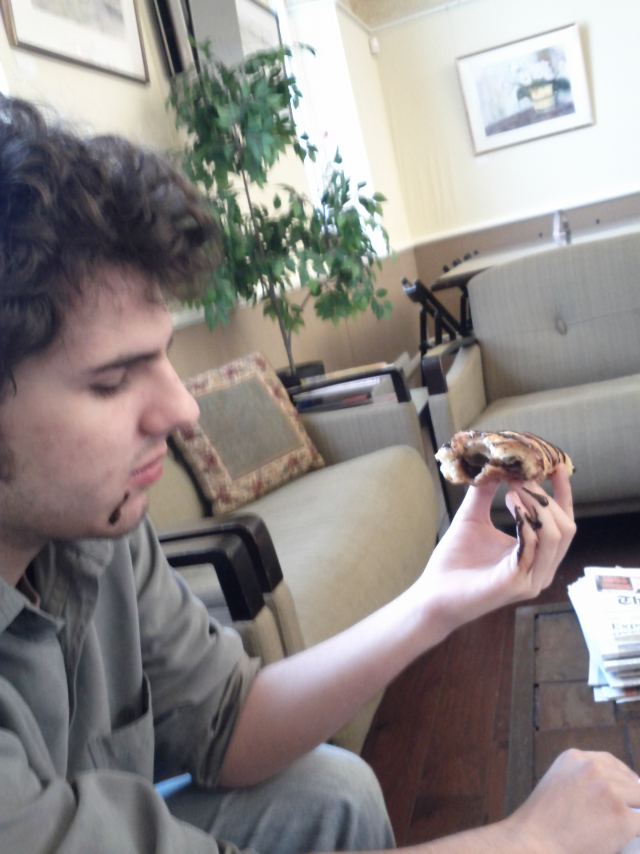
#> input picture martin_face.jpg, 1920 x 2560 px (shown at 1/3 size)
$ python imageManip.py
#> lines starting #> are read from the running program, lines starting #| are printed output that depends on the picture
import numpy as np
import cv2

img = cv2.imread('martin_face.jpg')
#> img is the input picture: shape (2560, 1920, 3); mean B, G, R 134.9, 136.7, 142.7
img = cv2.resize(img,None,fx=.2,fy=.2, interpolation = cv2.INTER_CUBIC)
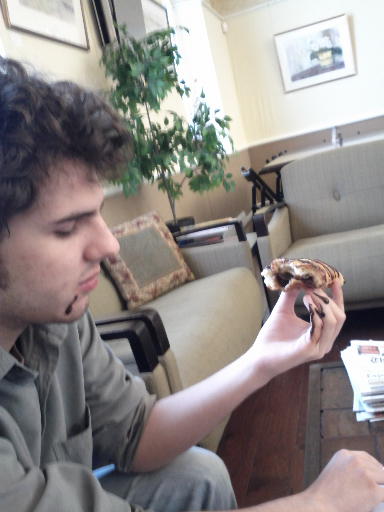
#> img: shape (512, 384, 3); mean B, G, R 134.9, 136.7, 142.7
dst_gray, dst_color = cv2.pencilSketch(img, sigma_s=10, sigma_r=0.15, shade_factor=0.05)
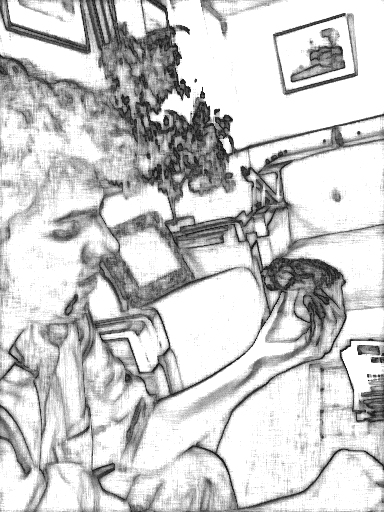
#> dst_gray: shape (512, 384); min 26, max 255, mean 203.7
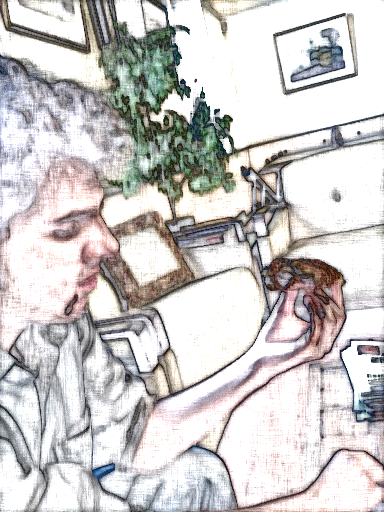
#> dst_color: shape (512, 384, 3); mean B, G, R 202.1, 202.7, 205.4

cv2.imshow('image', dst_color)

k = cv2.waitKey(0)
#> (key q is pressed here)
if k == ord('q'):
    cv2.destroyAllWindows()

$ run again, with audrey.jpg copied over martin_face.jpg
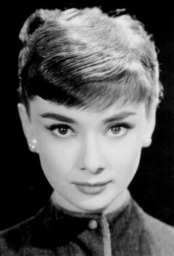
#> input picture audrey.jpg, 174 x 256 px
#> img is the input picture: shape (256, 174, 3); min 0, max 234, mean 87.2
#> `img = cv2.resize(img,None,fx=.2,fy=.2, interpolation = cv2.INTER_CUBIC)`:
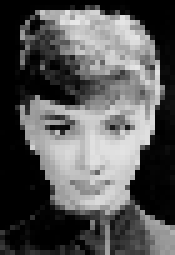
#> img: shape (51, 35, 3) (shown 5 times larger); min 0, max 232, mean 86.7
#> `dst_gray, dst_color = cv2.pencilSketch(img, sigma_s=10, sigma_r=0.15, ..`:
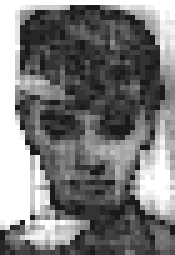
#> dst_gray: shape (51, 35) (shown 5 times larger); min 26, max 255, mean 121.5

$ run again, with bksomels.jpg copied over martin_face.jpg
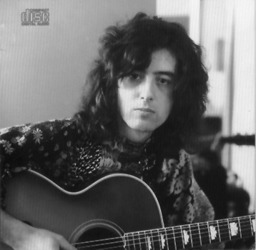
#> input picture bksomels.jpg, 256 x 250 px
#> img is the input picture: shape (250, 256, 3); min 12, max 246, mean 103.3
#> `img = cv2.resize(img,None,fx=.2,fy=.2, interpolation = cv2.INTER_CUBIC)`:
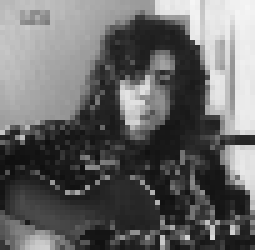
#> img: shape (50, 51, 3) (shown 5 times larger); min 15, max 246, mean 103
#> `dst_gray, dst_color = cv2.pencilSketch(img, sigma_s=10, sigma_r=0.15, ..`:
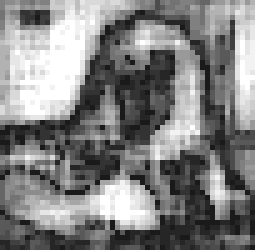
#> dst_gray: shape (50, 51) (shown 5 times larger); min 26, max 255, mean 129.2
